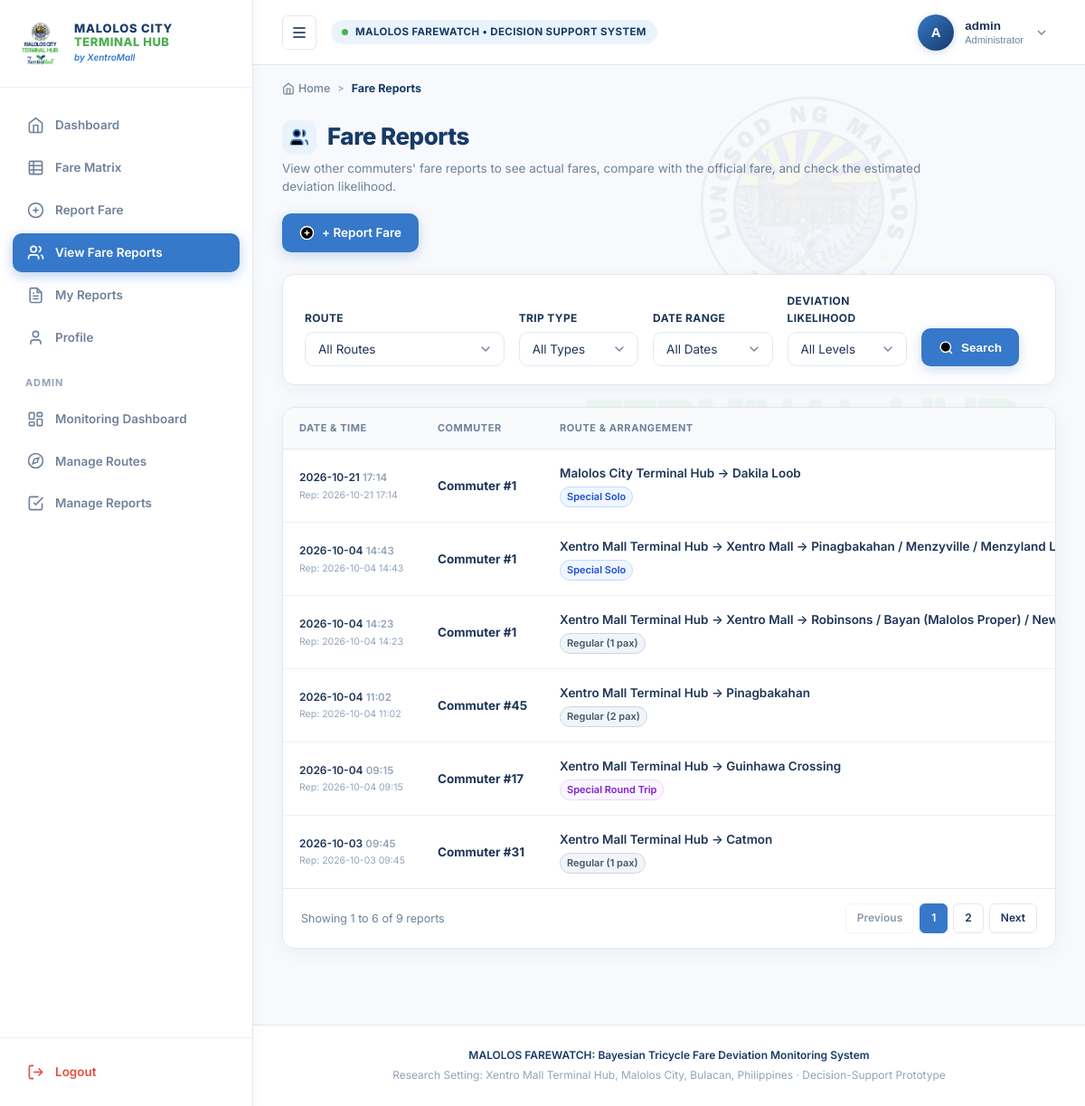
Page /fare-reports (signed in) on the committed database.
### tables this page shows
CREATE TABLE fare_reports (
    id INTEGER PRIMARY KEY AUTOINCREMENT,
    user_id INTEGER NOT NULL,
    route_id INTEGER NOT NULL,
    reported_fare REAL NOT NULL CHECK(reported_fare > 0),
    fare_difference REAL NOT NULL,
    distance_km REAL,
    travel_time_min INTEGER,
    body_number TEXT,
    photo_filename TEXT,
    verification_status TEXT NOT NULL DEFAULT 'Pending' 
        CHECK(verification_status IN ('Pending', 'Verified', 'Rejected')),
    posterior_probability REAL NOT NULL,
    created_at TEXT NOT NULL DEFAULT (datetime('now', 'localtime')), trip_type TEXT NOT NULL DEFAULT 'regular', passenger_count INTEGER NOT NULL DEFAULT 1, expected_fare REAL NOT NULL DEFAULT 0.0, origin TEXT NOT NULL DEFAULT 'Xentro Mall Terminal Hub', destination TEXT NOT NULL DEFAULT '', occurred_at TEXT NOT NULL DEFAULT '', id_filename TEXT DEFAULT NULL,
    FOREIGN KEY(user_id) REFERENCES users(id) ON DELETE CASCADE,
    FOREIGN KEY(route_id) REFERENCES routes(id) ON DELETE RESTRICT
);

### app.py (the view)
@app.route("/fare-reports")
@login_required
def fare_reports():
    route_id = request.args.get("route", "").strip()
    date_range = request.args.get("date_range", "").strip()
    likelihood = request.args.get("likelihood", "").strip()
    trip_type = request.args.get("trip_type", "").strip()
    page = request.args.get("page", 1, type=int)
    per_page = 6
    conn = db()
    routes = conn.execute("SELECT * FROM routes WHERE active = 1 ORDER BY name ASC").fetchall()
    query = """
        SELECT fr.*, rt.name AS route_name, rt.official_fare, rt.special_fare
        FROM fare_reports fr
        JOIN routes rt ON fr.route_id = rt.id
        WHERE 1 = 1
    """
    params = []
    if route_id:
        query += " AND fr.route_id = ?"
        params.append(route_id)
    if trip_type in ["regular", "special", "special_round_trip"]:
        query += " AND fr.trip_type = ?"
        params.append(trip_type)
    if date_range == "today":
        query += " AND date(fr.created_at) = date('now', 'localtime')"
    elif date_range == "week":
        query += " AND date(fr.created_at) >= date('now', '-7 days', 'localtime')"
    elif date_range == "month":
        query += " AND date(fr.created_at) >= date('now', '-30 days', 'localtime')"
    if likelihood == "low":
        query += " AND fr.posterior_probability < 0.40"
    elif likelihood == "medium":
        query += " AND fr.posterior_probability >= 0.40 AND fr.posterior_probability < 0.70"
    elif likelihood == "high":
        query += " AND fr.posterior_probability >= 0.70"
    count_query = f"SELECT COUNT(*) AS total FROM ({query})"
    total_count = conn.execute(count_query, params).fetchone()["total"]
    query += " ORDER BY fr.created_at DESC LIMIT ? OFFSET ?"
    offset = (page - 1) * per_page
    params.extend([per_page, offset])
    reports = conn.execute(query, params).fetchall()
    conn.close()
    total_pages = max(1, (total_count + per_page - 1) // per_page)
    start_idx = 0 if total_count == 0 else offset + 1
    end_idx = min(offset + per_page, total_count)
    pagination = {
        "page": page,
        "per_page": per_page,
        "total_count": total_count,
        "total_pages": total_pages,
        "start_idx": start_idx,
        "end_idx": end_idx,
        "has_prev": page > 1,
        "has_next": page < total_pages
    }
    return render_template(
        "fare_reports.html",
        active_page="fare_reports",
        reports=reports,
        routes=routes,
        pagination=pagination,
        current_route=route_id,
        current_date=date_range,
        current_likelihood=likelihood,
        current_trip_type=trip_type
    )

### app.py (called while the page is built)
def db():
    return get_db(app.config.get("DATABASE", DB_FILE))

@app.template_filter("is_video")
def is_video_filter(filename):
    if not filename:
        return False
    return filename.rsplit(".", 1)[-1].lower() in VIDEO_EXTENSIONS

def login_required(f):
    @wraps(f)
    def decorated_function(*args, **kwargs):
        if "user_id" not in session:
            flash("Please log in to access this page.", "warning")
            return redirect(url_for("login"))
        return f(*args, **kwargs)
    return decorated_function

### database.py (called while the page is built)
def get_db(db_path=DB_FILE):
    conn = sqlite3.connect(db_path)
    conn.row_factory = sqlite3.Row
    conn.execute("PRAGMA foreign_keys = ON;")
    return conn

### templates/fare_reports.html (shortened to what this page needs)
{% extends "base.html" %}
{% block breadcrumb %}Fare Reports{% endblock %}
{% block content %}
<div class="page-header">
  <div class="page-title-block">
    <div class="page-title-row">
      <div class="page-title-icon-box">
        <svg viewBox="0 0 24 24"><path d="M16 21v-2a4 4 0 0 0-4-4H6a4 4 0 0 0-4 4v2"/><circle cx="9" cy="7" r="4"/><path d="M22 21v-2a4 4 0 0 0-3-3.87"/><path d="M16 3.13a4 4 0 0 1 0 7.75"/></svg>
      </div>
      <h1 class="page-title">Fare Reports</h1>
    </div>
    <p class="page-subtitle">View other commuters' fare reports to see actual fares, compare with the official fare, and check the estimated deviation likelihood.</p>
  </div>
  <div class="page-actions">
    <a href="{{ url_for('report_fare') }}" class="btn btn-primary">
      <svg viewBox="0 0 24 24"><circle cx="12" cy="12" r="10"/><line x1="12" y1="8" x2="12" y2="16"/><line x1="8" y1="12" x2="16" y2="12"/></svg>
      <span>+ Report Fare</span>
    </a>
  </div>
</div>
<div class="filter-card">
  <form method="GET" action="{{ url_for('fare_reports') }}" class="filter-form-row" style="grid-template-columns: 2fr 1.2fr 1.2fr 1.2fr auto auto;">
    <div class="form-group">
      <label for="route">Route</label>
      <select id="route" name="route" class="form-control">
        <option value="">All Routes</option>
      </select>
    </div>
    <div class="form-group">
      <label for="trip_type">Trip Type</label>
      <select id="trip_type" name="trip_type" class="form-control">
        <option value="" {% if not current_trip_type %}selected{% endif %}>All Types</option>
      </select>
    </div>
    <div class="form-group">
      <label for="date_range">Date Range</label>
      <select id="date_range" name="date_range" class="form-control">
        <option value="" {% if not current_date %}selected{% endif %}>All Dates</option>
      </select>
    </div>
    <div class="form-group">
      <label for="likelihood">Deviation Likelihood</label>
      <select id="likelihood" name="likelihood" class="form-control">
        <option value="" {% if not current_likelihood %}selected{% endif %}>All Levels</option>
      </select>
    </div>
    <div style="display:flex;gap:8px;">
      <button type="submit" class="btn btn-primary" style="height:42px;">
        <svg viewBox="0 0 24 24"><circle cx="11" cy="11" r="8"/><line x1="21" y1="21" x2="16.65" y2="16.65"/></svg>
        <span>Search</span>
      </button>
    </div>
  </form>
</div>
<div class="table-card">
  <div class="table-responsive">
    <table class="data-table">
      <thead>
        <tr>
          <th>Date &amp; Time</th>
          <th>Commuter</th>
          <th>Route &amp; Arrangement</th>
        </tr>
      </thead>
      <tbody>
        {% for r in reports %}
        <tr>
          <td>
            <div class="cell-date-time" title="Trip Occurred: {{ r.occurred_at or r.created_at }} | Reported: {{ r.created_at }}">
              <div style="font-size:12px;font-weight:600;color:var(--primary-navy);">
                <span class="cell-date">{{ (r.occurred_at or r.created_at)[:10] }}</span>
                <span class="cell-time">{{ (r.occurred_at or r.created_at)[11:16] }}</span>
              </div>
              <div style="font-size:10.5px;color:var(--text-muted);margin-top:2px;">
                Rep: {{ r.created_at[:10] }} {{ r.created_at[11:16] }}
              </div>
            </div>
          </td>
          <td class="cell-commuter">
            Commuter #{{ r.user_id }}
          </td>
          <td class="cell-route">
            <a href="{{ url_for('report_details', report_id=r.id) }}" style="text-decoration:none;color:inherit;font-weight:600;" title="View Report Details">
              {% if r.destination %}
                {{ r.origin }} → {{ r.destination }}
              {% else %}
                {{ r.route_name }}
              {% endif %}
            </a>
            <div style="margin-top:4px;">
              {% if r.trip_type == 'special' %}
                <span class="badge-trip-type badge-trip-special">Special Solo</span>
              {% elif r.trip_type == 'special_round_trip' %}
                <span class="badge-trip-type badge-trip-round">Special Round Trip</span>
              {% else %}
                <span class="badge-trip-type badge-trip-regular">Regular ({{ r.passenger_count or 1 }} pax)</span>
              {% endif %}
            </div>
          </td>
        </tr>
        {% else %}
        <tr>
          <td colspan="9" style="text-align:center;padding:36px;color:var(--text-secondary);">
            No fare reports found matching the selected filter criteria.
          </td>
        </tr>
        {% endfor %}
      </tbody>
    </table>
  </div>
  <div class="pagination-bar">
    <div class="pagination-info">
      Showing {{ pagination.start_idx }} to {{ pagination.end_idx }} of {{ pagination.total_count }} reports
    </div>
    <div class="pagination-controls">
      {% if pagination.has_prev %}
        <a href="{{ url_for('fare_reports', page=pagination.page - 1, route=current_route, trip_type=current_trip_type, date_range=current_date, likelihood=current_likelihood) }}" class="pagination-btn">
          Previous
        </a>
      {% else %}
        <span class="pagination-btn disabled">Previous</span>
      {% endif %}
      {% for p in range(1, pagination.total_pages + 1) %}
        {% if p == pagination.page %}
          <span class="pagination-btn active">{{ p }}</span>
        {% else %}
          <a href="{{ url_for('fare_reports', page=p, route=current_route, trip_type=current_trip_type, date_range=current_date, likelihood=current_likelihood) }}" class="pagination-btn">{{ p }}</a>
        {% endif %}
      {% endfor %}
      {% if pagination.has_next %}
        <a href="{{ url_for('fare_reports', page=pagination.page + 1, route=current_route, trip_type=current_trip_type, date_range=current_date, likelihood=current_likelihood) }}" class="pagination-btn">
          Next
        </a>
      {% else %}
        <span class="pagination-btn disabled">Next</span>
      {% endif %}
    </div>
  </div>
</div>
{% endblock %}

### rows in the picture
fare_reports: occurred_at "2026-10-21", occurred_at "17:14", created_at "2026-10-21", created_at "17:14", user_id "1", origin "Malolos City Terminal Hub", destination "Dakila Loob", trip_type "Special Solo"
fare_reports: occurred_at "2026-10-04", occurred_at "14:43", created_at "2026-10-04", created_at "14:43", user_id "1", origin "Xentro Mall Terminal Hub", destination "Xentro Mall → Pinagbakahan / Menzyville / Menzyland…", trip_type "Special Solo"
fare_reports: occurred_at "2026-10-04", occurred_at "14:23", created_at "2026-10-04", created_at "14:23", user_id "1", origin "Xentro Mall Terminal Hub", destination "Xentro Mall → Robinsons / Bayan (Malolos Proper) /…", passenger_count "1"
fare_reports: occurred_at "2026-10-04", occurred_at "11:02", created_at "2026-10-04", created_at "11:02", user_id "45", origin "Xentro Mall Terminal Hub", destination "Pinagbakahan", passenger_count "2"
fare_reports: occurred_at "2026-10-04", occurred_at "09:15", created_at "2026-10-04", created_at "09:15", user_id "17", origin "Xentro Mall Terminal Hub", destination "Guinhawa Crossing", shows "Special Round Trip"
fare_reports: occurred_at "2026-10-03", occurred_at "09:45", created_at "2026-10-03", created_at "09:45", user_id "31", origin "Xentro Mall Terminal Hub", destination "Catmon", passenger_count "1"

### other values in the picture
{{ session.get('username', 'U')[0]|upper }} "A"
{{ session.get('username') }} "admin"
{{ pagination.start_idx }} "1"
{{ pagination.end_idx }} "6"
{{ pagination.total_count }} "9"
{{ p }} "1"
{{ p }} "2"
